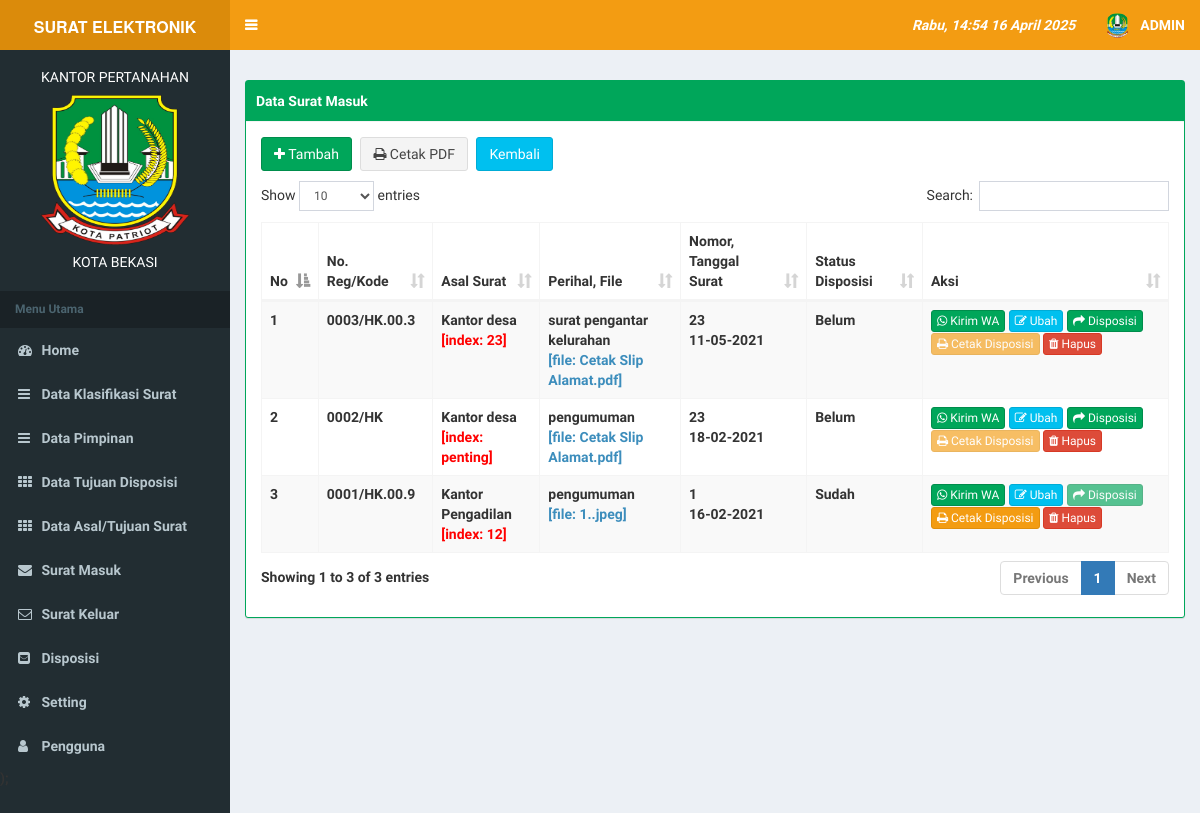
The page /index.php?page=masuk (signed in) on the database its author committed.
### tables this page shows
CREATE TABLE `tb_user` (
  `id` int(11) NOT NULL,
  `username` varchar(100) NOT NULL,
  `password` varchar(100) NOT NULL,
  `nama_user` varchar(100) NOT NULL,
  `level` varchar(30) NOT NULL,
  `foto` varchar(255) NOT NULL,
  `level_pimpinan` int(11) NOT NULL
);

CREATE TABLE `tb_profile` (
  `kota` varchar(255) NOT NULL,
  `lembaga` varchar(255) NOT NULL,
  `alamat` text NOT NULL,
  `telpon` varchar(255) NOT NULL,
  `foto` varchar(255) NOT NULL
);

CREATE TABLE `tb_surat_masuk` (
  `id` int(9) NOT NULL,
  `no_surat` varchar(255) NOT NULL,
  `tgl_surat` date NOT NULL,
  `tanggal_terima` date NOT NULL,
  `asal_surat` int(11) NOT NULL,
  `sifat_surat` varchar(255) NOT NULL,
  `perihal` text NOT NULL,
  `no_agenda` varchar(20) NOT NULL,
  `file_surat` varchar(255) NOT NULL,
  `status` int(2) NOT NULL,
  `tujuan` int(11) NOT NULL,
  `kode_surat` int(11) NOT NULL,
  `indeks` varchar(255) NOT NULL,
  `disposisi` int(11) NOT NULL,
  `tahun` varchar(4) NOT NULL
);

CREATE TABLE `ref_klasifikasi` (
  `id` int(4) NOT NULL,
  `kode` varchar(50) NOT NULL,
  `nama` varchar(250) NOT NULL,
  `uraian` mediumtext NOT NULL
);

CREATE TABLE `tb_asal_tujuan` (
  `id_asal_tujuan` int(11) NOT NULL,
  `asal_tujuan` varchar(255) NOT NULL
);

### page/masuk/masuk.php (the view, shortened to what this page needs)
<div class="row">
                <div class="col-md-12">
                    <div class="box box-success box-solid">
                        <div class="box-header with-border">
                             Data Surat Masuk
                        </div>
                        <div class="panel-body">
                            <div class="table-responsive">
                              <?php  if ($_SESSION['admin']) { ?>
                                 <a href="?page=masuk&aksi=tambah" class="btn btn-success" style="margin-bottom: 10px;"><i class="fa fa-plus"></i> Tambah </a>
                              <?php } ?>
                                  <a id="lap_masuk" data-toggle="modal" data-target="#lap" style="margin-bottom: 10px;; margin-left: 5px;" class="btn btn-default"><i class="fa fa-print"></i> Cetak PDF</a>
                                   <input style="margin-bottom: 10px;; margin-left: 5px;" type=button value=Kembali onclick=self.history.back() class="btn btn-info" />
                                <table class="table table-striped table-bordered table-hover" id="example1">
                                    <thead>
                                        <tr>
                                            <th>No</th>
                                            <th>No. Reg/Kode</th>
                                            <th>Asal Surat</th>
                                            <th>Perihal, File</th>
                                            <th>Nomor, Tanggal Surat</th>
                                            <th>Status Disposisi</th>
                                            <th>Aksi</th>
                                        </tr>
                                    </thead>
                                    <tbody>
                                        <?php
                                           if ($_SESSION['admin']) {
                                            $no = 1;
                                            $sql = $koneksi->query("select * from tb_surat_masuk, tb_tujuan, ref_klasifikasi, tb_asal_tujuan where tb_surat_masuk.tujuan=tb_tujuan.id_tujuan
                                              and tb_surat_masuk.Kode_surat=ref_klasifikasi.id
                                              and tb_surat_masuk.asal_surat=tb_asal_tujuan.id_asal_tujuan
                                               order by tb_surat_masuk.id desc ");
                                           }
                                            while ($data= $sql->fetch_assoc()) {
                                        ?>
                                        <tr>
                                            <td><?php echo $no++; ?></td>
                                             <td><?php echo $data['no_agenda'];?>/<?php echo $data['kode'];?></td>
                                            <td><?php echo $data['asal_tujuan'];?> <br> <div style="color: red;"> [index: <?php echo $data['indeks'];?>]<div> </td>
                                            <td><?php echo $data['perihal'];?> <br> <a href="page/masuk/file_surat.php?id=<?php echo $data['no_agenda']; ?>" target="blank"><div style="color: green;"> [file: <?php echo $data['file_surat'];?>]</a><div> </td>
                                            <td><?php echo $data['no_surat'];?><br><?php echo date('d-m-Y', strtotime($data['tgl_surat']));?></td>
                                            <td>
                                              <?php if ($data['status']==0) {
                                              echo "Belum";
                                              }else{
                                                echo "Sudah";
                                              }
                                            ?>
                                            </td>
                                             <td>
                                              <?php  if ($_SESSION['admin']) { ?>
                                               <a  href="https://api.whatsapp.com/send?phone=<?php echo  $data['no_hp'] ?>&text=Ada Surat Masuk Tanggal: <?php echo date('d-m-Y', strtotime($data['tanggal_terima']))?>, Dengan No Surat: <?php echo $data['no_surat']?>,  Tanggal Surat: <?php echo date('d-m-Y', strtotime($data['tgl_surat']))?>,  Asal Surat Dari:   <?php echo $data['asal_surat']?>, Dengan Tujuan Surat:   <?php echo $data['nama_tujuan']?>, Perihal:   <?php echo $data['perihal']?>  " target="blank" class="btn btn-success btn-xs"> <i class="fa  fa-whatsapp"></i> Kirim WA</a>
                                                <a href="?page=masuk&aksi=ubah&id=<?php echo $data['no_agenda']; ?>" class="btn btn-info btn-xs" ><i class="fa fa-edit "></i> Ubah</a>
                                              <?php } ?>
                                                <?php if ($data['status']==0) {
                                                 ?>
                                                <a href="?page=masuk&aksi=disposisi&id=<?php echo $data['no_agenda']; ?>" class="btn btn-success btn-xs" ><i class="fa fa-mail-forward "></i> Disposisi</a>
                                                <a disabled href="" class="btn btn-warning btn-xs" ><i class="fa fa-print "></i> Cetak Disposisi</a>
                                                <?php }else{ ?>
                                                    <a disabled="" class="btn btn-success btn-xs" ><i class="fa fa-mail-forward "></i> Disposisi</a>
                                                <a target="blank" href="page/masuk/cetak_dispo.php?id=<?php echo $data['no_agenda']; ?>" class="btn btn-warning btn-xs" ><i class="fa fa-print "></i> Cetak Disposisi</a>
                                                <?php } ?>
                                                <?php  if ($_SESSION['admin']) { ?>
                                                <a onclick="return confirm('Anda Yakin Akan Mengahapus Data Ini ... ???')" href="?page=masuk&aksi=hapus&id=<?php echo $data['no_agenda']; ?>" class="btn btn-danger btn-xs" ><i class="fa fa-trash"></i> Hapus</a>
                                                <?php } ?>
                                            </td>
                                        </tr>
                                        <?php  } ?>
                                    </tbody>
                                    </table>
                                  </div>
                        </div>
                     </div>
                   </div>
     </div>

### index.php (shortened to what this page needs)
<?php
    include "koneksi/koneksi.php";
    include "include/hari.php";
   if($_SESSION['admin'] || $_SESSION['user']){
 ?>
<!DOCTYPE html>
<html>
<head>
  <link rel="stylesheet" href="bower_components/bootstrap/dist/css/bootstrap.min.css">
  <link rel="stylesheet" href="bower_components/font-awesome/css/font-awesome.min.css">
  <link rel="stylesheet" href="bower_components/Ionicons/css/ionicons.min.css">
    <link rel="stylesheet" href="bower_components/datatables.net-bs/css/dataTables.bootstrap.min.css">
     <link rel="stylesheet" href="bower_components/select2/dist/css/select2.min.css">
  <link rel="stylesheet" href="dist/css/AdminLTE.min.css">
  <link rel="stylesheet" href="dist/css/skins/_all-skins.min.css">
   <link rel="stylesheet" type="text/css" href="sw/dist/sweetalert.css">
</head>
<body class="hold-transition skin-yellow sidebar-mini">
<div class="wrapper">
  <header class="main-header">
    <a href="index.php" class="logo">
      <span class="logo-mini"><b>SRT</span>
      <span class="logo-lg"><b style="font-size:16px;"><?php echo strtoupper($title) ?></b></span>
    </a>
    <nav class="navbar navbar-static-top">
      <a href="#" class="sidebar-toggle" data-toggle="push-menu" role="button">
      </a>
      <div class="navbar-custom-menu">
        <ul class="nav navbar-nav">
          <li class="dropdown tasks-menu">
            <a href="#" class="dropdown-toggle" data-toggle="dropdown">
              <i><?php
              echo hari_ini().','.date(' H:i d F Y'); ?></i>
            </a>
          </li>
          <?php
                  if($_SESSION['admin']){
                       $user_l=$_SESSION['admin'];
                  }elseif ($_SESSION['user']) {
                       $user_l=$_SESSION['user'];
                  }
                  $sql_u = $koneksi->query("select* from tb_user where id='$user_l'");
                  $data_u = $sql_u->fetch_assoc();
        ?>
          <li class="dropdown user user-menu">
            <a href="#" class="dropdown-toggle" data-toggle="dropdown">
              <img src="images/<?php echo $data_u['foto']; ?>" class="user-image" alt="User Image">
              <span class="hidden-xs"><?php echo strtoupper($data_u['nama_user']); ?></span>
            </a>
        </ul>
      </div>
    </nav>
  </header>
  <aside class="main-sidebar">
    <section class="sidebar">
        <?php include "include/menu.php" ?>
    </section>
  </aside>
  <div class="content-wrapper">
    <section class="content-header">
    </section>
    <section class="content">
      <?php
            include "include/isi.php";
       ?>
    </section>
  </div>
</div>
</body>
</html>
<?php
    }else{
        header("location:login.php");
    }
?>

### include/menu.php (shortened to what this page needs)
<?php
    $sql = $koneksi->query("select * from tb_profile");
    $data = $sql->fetch_assoc();
?>
<div class="user-panel">
  <div align="center">
  <h5 style="color: white; font-size: 14px; text-align: center;"><?php echo strtoupper($data['lembaga']); ?></h5>
  <img src="images/<?php echo $data['foto']; ?>" width="150" height="150" >
  <h5 style="color:white; font-size: 14px; text-align: center; "><?php echo strtoupper($data['kota']); ?></h5>
  </div>
<div class="pull-left info">
  </div>
</div>
<ul class="sidebar-menu" data-widget="tree">
  <li class="header">Menu Utama</li>
<li><a href="index.php"><i class="fa fa-dashboard"></i> <span>Home</span></a></li>
   <?php if ($_SESSION['admin']) {?>
  <li><a href="?page=klasifikasi"><i class="fa fa-bars"></i> <span>Data Klasifikasi Surat </span></a></li>
  <li><a href="?page=pimpinan"><i class="fa fa-bars"></i> <span>Data Pimpinan </span></a></li>
 <li><a href="?page=m_dispos"><i class="fa fa-th"></i> <span>Data Tujuan Disposisi </span></a></li>
 <li><a href="?page=asal_tujuan"><i class="fa fa-th"></i> <span>Data Asal/Tujuan Surat </span></a></li>
 <?php } ?>
  <li><a href="?page=masuk"><i class="fa fa-envelope"></i> <span>Surat Masuk </span></a></li>
  <li><a href="?page=keluar"><i class="fa fa-envelope-o"></i> <span>Surat Keluar </span></a></li>
  <li><a href="?page=disposisi"><i class="fa fa-envelope-square"></i> <span>Disposisi</span></a></li>
  <?php if ($_SESSION['admin']) {?>
  <li><a href="?page=profile&aksi=seting"><i class="fa fa-gear"></i> <span>Setting</span></a></li>
  <li><a href="?page=user"><i class="fa fa-user"></i> <span>Pengguna</span></a></li>
  <?php } ?>
</ul>);

### rows shown on the page
tb_user: foto (picture), nama_user "ADMIN"
tb_profile: lembaga "KANTOR PERTANAHAN", foto (picture), kota "KOTA BEKASI"
tb_surat_masuk: no_agenda "0003", ref_klasifikasi.kode "HK.00.3", tb_asal_tujuan.asal_tujuan "Kantor desa", indeks "23", perihal "surat pengantar kelurahan", file_surat "Cetak Slip Alamat.pdf", no_surat "23", tgl_surat "11-05-2021", status "Belum"
tb_surat_masuk: no_agenda "0002", ref_klasifikasi.kode "HK", tb_asal_tujuan.asal_tujuan "Kantor desa", indeks "penting", perihal "pengumuman", file_surat "Cetak Slip Alamat.pdf", no_surat "23", tgl_surat "18-02-2021", status "Belum"
tb_surat_masuk: no_agenda "0001", ref_klasifikasi.kode "HK.00.9", tb_asal_tujuan.asal_tujuan "Kantor Pengadilan", indeks "12", perihal "pengumuman", file_surat "1..jpeg", no_surat "1", tgl_surat "16-02-2021", status "Sudah"

### other values the page prints
$title "SURAT ELEKTRONIK"
$hari_ini "Rabu"
